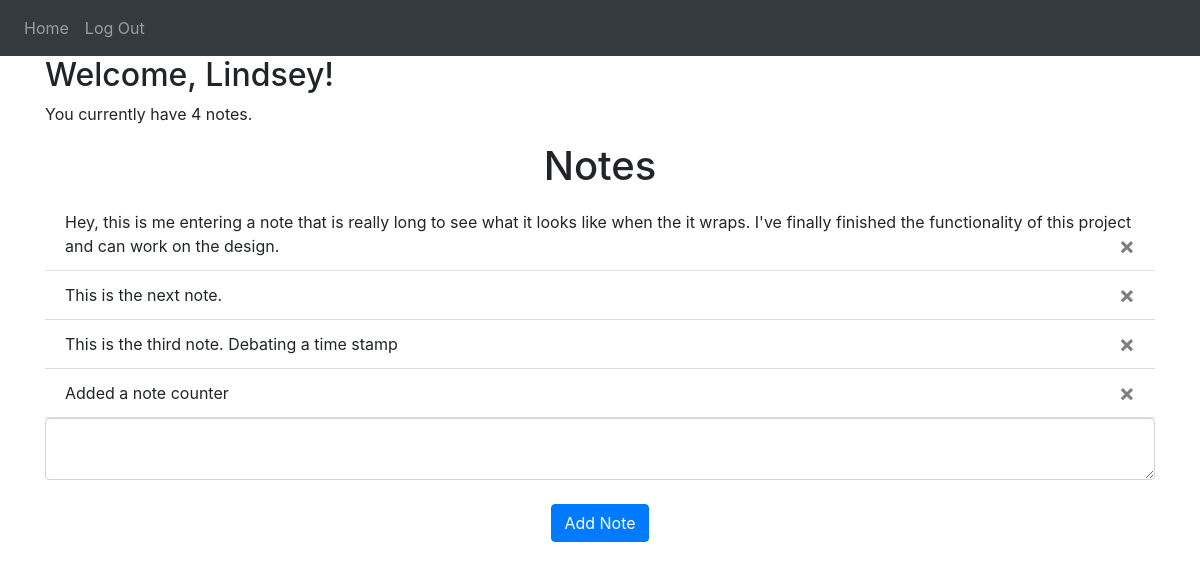
Screenshot of / (signed in) with the database file from the repository.
### website/models.py (models this page shows)
class User(db.Model, UserMixin):
    id = db.Column(db.Integer, primary_key=True)
    email = db.Column(db.String(150), unique=True)
    password = db.Column(db.String(150))
    firstname = db.Column(db.String(150))
    notes = db.relationship('Note')

class Note(db.Model):
    id = db.Column(db.Integer, primary_key=True)
    data = db.Column(db.String(10000))
    date = db.Column(db.DateTime(timezone=True), default=func.now())
    user_id = db.Column(db.Integer, db.ForeignKey('user.id'))

### website/views.py (the view, shortened to what this page needs)
@views.route('/', methods=['GET', 'POST'])
@login_required
def home():
    return render_template("home.html", user=current_user, noteCount=len(current_user.notes))

### website/__init__.py (called while the page is built)
def create_app():
    app = Flask(__name__)
    app.config['SECRET_KEY'] = 'this is a secret keyyyyyy'
    app.config['SQLALCHEMY_DATABASE_URI'] = f'sqlite:///{DB_NAME}'
    db.init_app(app)
    from .views import views
    from .auth import auth
    app.register_blueprint(views, url_prefix="/")
    app.register_blueprint(auth, url_prefix="/")
    from .models import User, Note
    create_database(app)
    login_manager = LoginManager()
    login_manager.login_view = 'auth.login'
    login_manager.init_app(app)
    @login_manager.user_loader
    def load_user(id):
        return User.query.get(int(id))
    return app

### website/templates/home.html (shortened to what this page needs)
{% extends "base.html"%}
{%block content%}
<h2>Welcome, {{user.firstname}}!</h2>
{% if noteCount == 1 %}
<p>You currently have {{ noteCount }} note.</p>
{% else %}
<p>You currently have {{ noteCount }} notes.</p>
{% endif %}
<h1 align="center">Notes</h1>
<ul class="list-group list-group-flush" id="notes">
    {% for note in user.notes%}
    <li class="list-group-item">{{ note.data }}
        <button type="button" class="close" id="delete" onclick="deleteNote({{note.id}})">
            <span aria-hidden="true">&times;</span>
        </button>
    </li>
    {% endfor %}
</ul>
<form method="POST" class="">
    <textarea name ="note" id="note" class="form-control"></textarea>
    <br />
    <div align="center">
        <button type="submit" class="btn btn-primary"> Add Note</button>
    </div>
</form>
{%endblock%}

### website/templates/base.html (shortened to what this page needs)
<!DOCTYPE html>
<html>
  <head>
    <link
      rel="stylesheet"
      href="https://stackpath.bootstrapcdn.com/bootstrap/4.4.1/css/bootstrap.min.css"
    />
    <link
      rel="stylesheet"
      href="https://stackpath.bootstrapcdn.com/font-awesome/4.7.0/css/font-awesome.min.css"
    />
  </head>
  <body>
    <nav class="navbar navbar-expand-lg navbar-dark bg-dark">
      <div class="collapse navbar-collapse" id="navbar">
        <div class="navbar-nav">
            {% if user.is_authenticated %}
            <a class="nav-item nav-link" id="home" href="/">Home</a>
            <a class="nav-item nav-link" id="logout" href="/logout">Log Out</a>
            {% else %}
            <a class="nav-item nav-link" id="login" href="/login">Log In</a>
            <a class="nav-item nav-link" id="signup" href="/signup">Sign Up</a>
            {% endif %}
        </div>
      </div>
    </nav>
    <div class="container">{% block content %}{% endblock %}
    </div>
  </body>
</html>

### rows the page displays
User: firstname "Lindsey"
Note: data "Hey, this is me entering a note that is really long to see what it looks like when the it wraps. I've finally finished the functionality of this project and can work on the design."
Note: data "This is the next note."
Note: data "This is the third note. Debating a time stamp"
Note: data "Added a note counter"

### other values shown
{{ noteCount }} "4"
